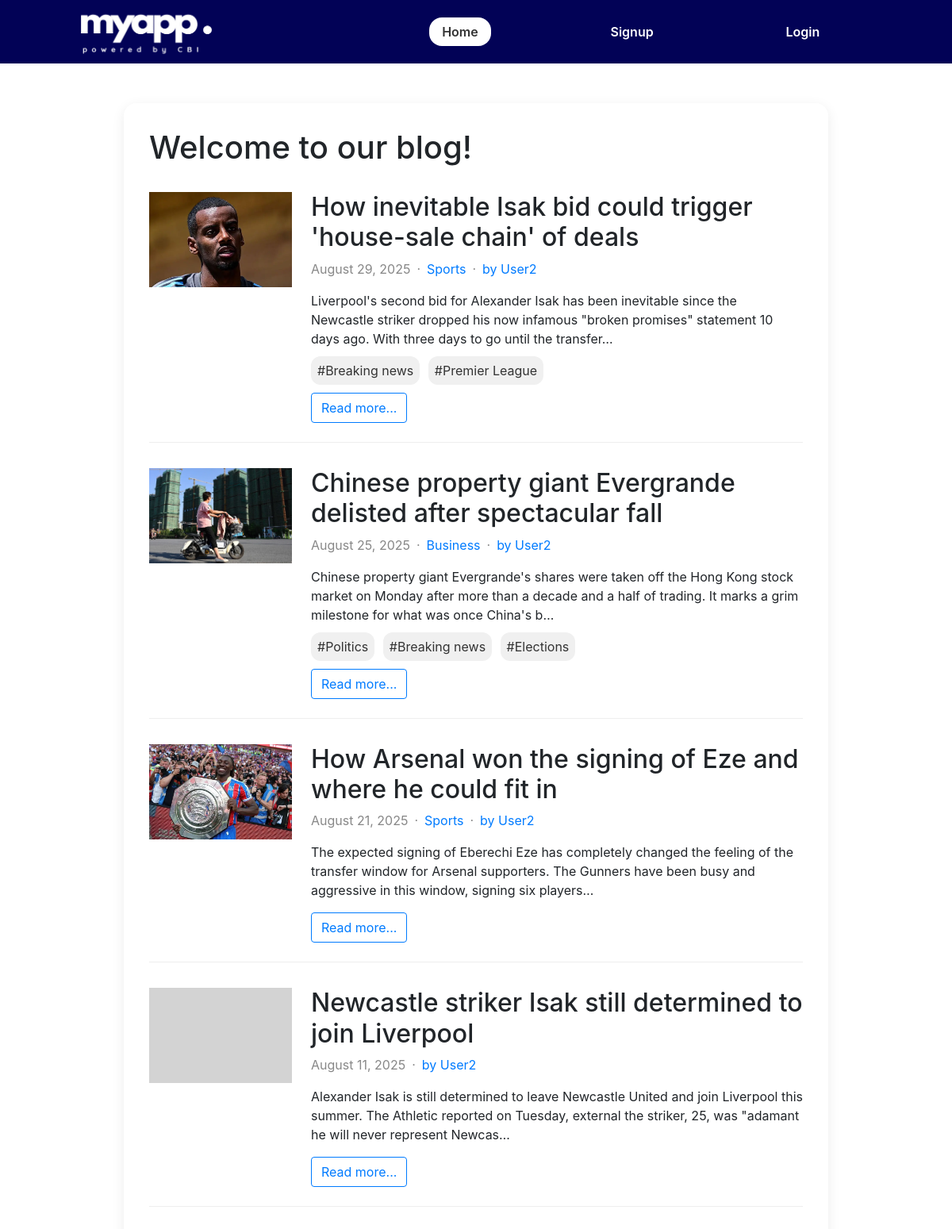
The page / on the database its author committed.
### posts/models.py (models this page shows, shortened)
class BlogPost(models.Model):
    title = models.CharField(max_length=100)
    content = models.TextField()
    category = models.ForeignKey(Category, on_delete=models.SET_NULL, null=True, blank=True)
    tags = models.ManyToManyField(Tag, blank=True)
    image = models.ImageField(upload_to='images/', blank=True, null=True)
    created_on = models.DateTimeField(auto_now_add=True)
    modified_on = models.DateTimeField(auto_now=True)
    created_by = models.ForeignKey(User, on_delete=models.CASCADE)

class Category(models.Model):
    name = models.CharField(max_length=100, unique=True)
    created_on = models.DateTimeField(auto_now_add=True)
    modified_on = models.DateTimeField(auto_now=True)

class Tag(models.Model):
    name = models.CharField(max_length=100, unique=True)
    created_on = models.DateTimeField(auto_now_add=True)
    modified_on = models.DateTimeField(auto_now=True)

### posts/views.py (the view)
# urls.py: 2. Add a URL to urlpatterns:  path('', views.home, name='home')
def home(request):
    blogs = BlogPost.objects.all().order_by('-created_on')
    blogscount = blogs.count()
    context = {
        'blogs':blogs,
        'blogscount':blogscount
    }
    return render(request,'posts/home.html',context)

### posts/templates/posts/home.html
{% extends "posts/base.html"%}
{%block content%}
    <div class="main-container">
        <div class="topbar">
            <h1 class="title">Welcome to our blog!</h1>
        </div>
        {% if blogscount == 0%}
        <p> There are no blog posts yet</p>
        {%else%}
        <div>
            {% for blog in blogs%}
                <div class="article">
                    <div class="article-image">
                        {% if blog.image %}
                        <img src="{{blog.image.url}}">
                        {% endif %}
                    </div>
                    <div class="article-content">
                        <h2>{{blog.title}}</h2>
                        <div class="article-details">
                            <div class="article-date">{{blog.created_on|date:"F j, Y"}}</div>
                            {% if blog.category %}
                                <div class="article-dot">&middot;</div>
                                <p class="article-category">{{blog.category.name}}</p>
                            {% endif%}
                            <div class="article-dot">&middot;</div>
                             <p class="article-category"> by {{blog.created_by.username}} </p>
                        </div>
                        <p>{{blog.content|truncatechars:200}}</p>
                        {% if blog.tags.all %}
                        <div class="tag-holder">
                            {% for tag in blog.tags.all %}
                                <span class="article-tags"> #{{tag.name}}</span>
                            {%endfor%}
                        </div>
                        {% endif %}
                        <div class="article-buttons">
                            <a class="btn btn-outline-primary" href="{% url 'details' blog.id %}">Read more...</a>
                        </div>
                    </div>
                </div>
            {% endfor %}
        </div>
        {%endif%}
    </div>
{%endblock%}

### posts/templates/posts/base.html (shortened to what this page needs)
{% load static%}
<!DOCTYPE html>
<html lang="en">
<head>
    <link rel="stylesheet" href="{% static 'posts/main.css'%}">
    <link rel="stylesheet" href="https://cdn.jsdelivr.net/npm/bootstrap@4.6.2/dist/css/bootstrap.min.css">
</head>
<body>
    <nav class="navbar">
        <div class="navbar-logo">
            <a href="/">
                <img class="logo" src="{% static 'posts/MyAppLogo.png'%}" alt="My image">
            </a>
        </div>
         <ul class="navbar-links">
            <li>
                <a href="{% url 'home'%}" class="{% if request.path == '/'%}active{%endif%}"> Home</a>
            </li>
            {% if user.is_authenticated%}
            <li>
                <a href="{% url 'blogposts'%}" class="{% if request.path == '/blogposts'%}active{%endif%}"> My blogposts</a>
            </li>
            <li>
                <a href="#" class="{% if request.path == '#'%}active{%endif%}"> Signed in as : {{user.username}} </a>
            </li>
             <li>
                <a href="#" class="{% if request.path == '#'%}active{%endif%}"> Logout </a>
            </li>
            {%else%}
            <li>
                <a href="{% url 'signup'%}" class="{% if request.path == '/users/signup'%}active{%endif%}"> Signup</a>
            </li>
            <li>
                <a href="{% url 'login'%}" class="{% if request.path == '/users/login'%}active{%endif%}"> Login</a>
            </li>
            {%endif%}
         </ul>
    </nav>
    <div class="container">
        {%block content%}
        {%endblock%}
    </div>
</body>
</html>

### posts/static/posts/main.css (style rules this page uses)
html { font-family: Arial, Helvetica, sans-serif; }
body { margin: 0 ; padding:0; }
.navbar { width: 100%; height: 80px; background: #020256; display: flex; flex-direction: row; }
.navbar-logo { width: 30%; height: 100%; display: flex; justify-content: center; align-items: center; }
.navbar-links { width: 70%; height: 100%; margin:0; display: flex; align-items: center; justify-content: space-evenly; list-style: none; }
.logo { max-width: 90%; max-height: 70px; height: auto; }
.navbar-links a { text-decoration: none; color: white; font-weight: 600; font-size: 1rem; padding: 8px 16px; }
.navbar-links a.active, .navbar-links a:hover { background-color: white; color: #333; padding: 8px 16px; border-radius: 16px; }
.container { display: flex; justify-content: center; margin-top: 50px; }
.main-container { width: 80%; box-shadow: 0 4px 16px rgba(0, 0, 0, 0.08); border-radius: 16px; padding:32px; }
.title { margin: 0; }
.topbar { display: flex; flex-direction: row; justify-content: space-between; align-items: center; margin-bottom: 16px; }
.article, .article-delete { display: flex; border-bottom: 1px solid #eee; gap:24px; margin: 32px 0; padding-bottom: 24px; }
.article-image, .article-image-delete { flex:0 0 180px; background-color: lightgray; max-height: 120px; }
.article-image img, .article-image-delete img { object-fit: cover; width: 180px; height: 120px; }
.article-date { color:#888; margin-bottom: 8px; }
.article-details { display: flex; flex-direction: row; }
.article-category { color: #007bff; margin-left: 8px; }
.article-dot { margin-left: 8px; color: #888; }
.article-tags { background: #f0f0f0; color: #333; padding:8px; margin-right: 6px; border-radius: 12px; }
.tag-holder { margin-bottom: 16px; }

### rows shown on the page
BlogPost: image (picture), title "How inevitable Isak bid could trigger 'house-sale chain' of deals", created_on "August 29, 2025", category.name "Sports", created_by.username "User2", content "Liverpool's second bid for Alexander Isak has been inevitable since the Newcastle striker dropped his now infamous \"broken promises\" statement 10 days ago. With three days to go until the transfer…"
Tag: name "Breaking news"
Tag: name "Premier League"
BlogPost: image (picture), title "Chinese property giant Evergrande delisted after spectacular fall", created_on "August 25, 2025", category.name "Business", created_by.username "User2", content "Chinese property giant Evergrande's shares were taken off the Hong Kong stock market on Monday after more than a decade and a half of trading. It marks a grim milestone for what was once China's b…"
Tag: name "Politics"
Tag: name "Elections"
BlogPost: image (picture), title "How Arsenal won the signing of Eze and where he could fit in", created_on "August 21, 2025", category.name "Sports", created_by.username "User2", content "The expected signing of Eberechi Eze has completely changed the feeling of the transfer window for Arsenal supporters. The Gunners have been busy and aggressive in this window, signing six players…"
BlogPost: title "Newcastle striker Isak still determined to join Liverpool", created_on "August 11, 2025", created_by.username "User2", content "Alexander Isak is still determined to leave Newcastle United and join Liverpool this summer. The Athletic reported on Tuesday, external the striker, 25, was \"adamant he will never represent Newcas…"
